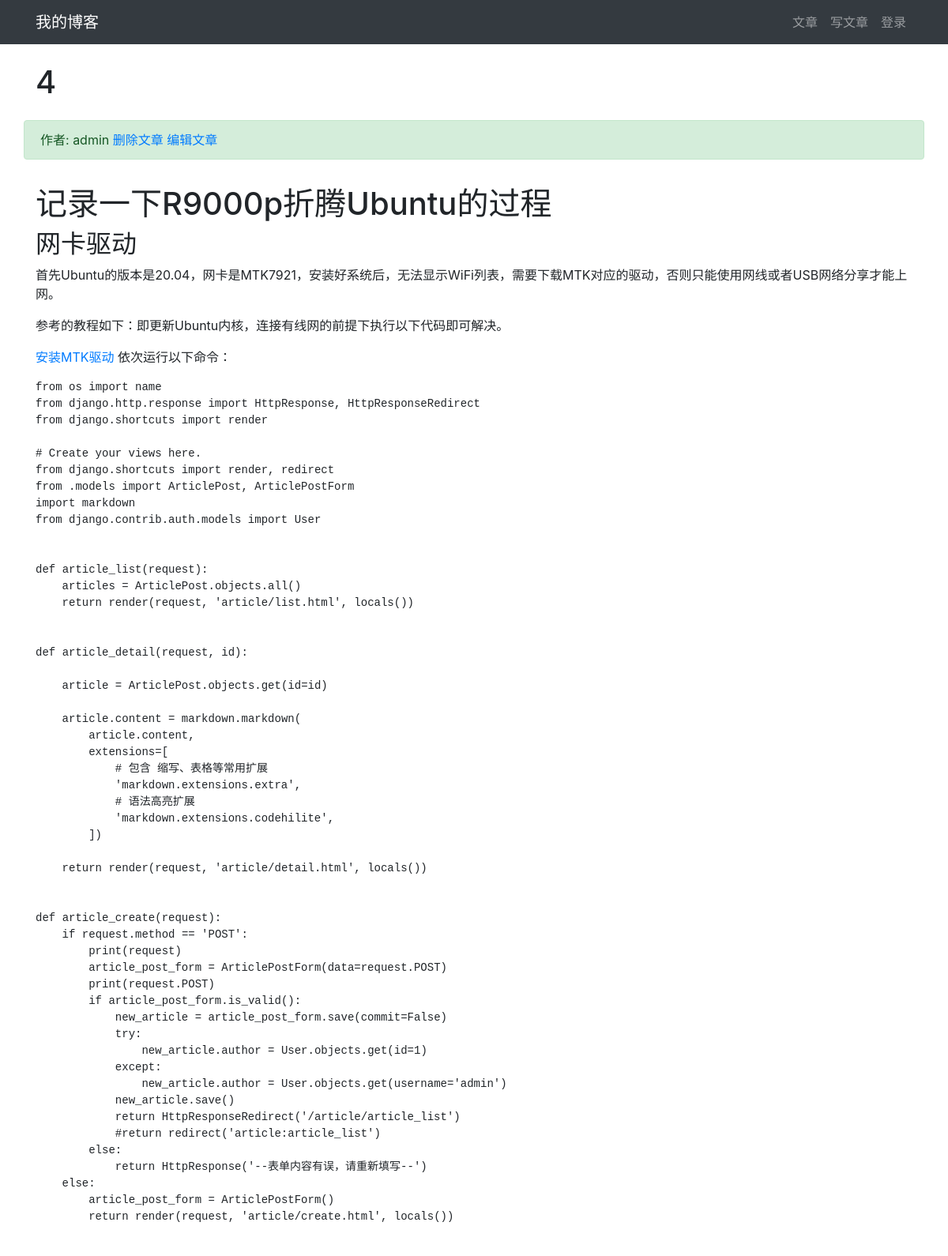
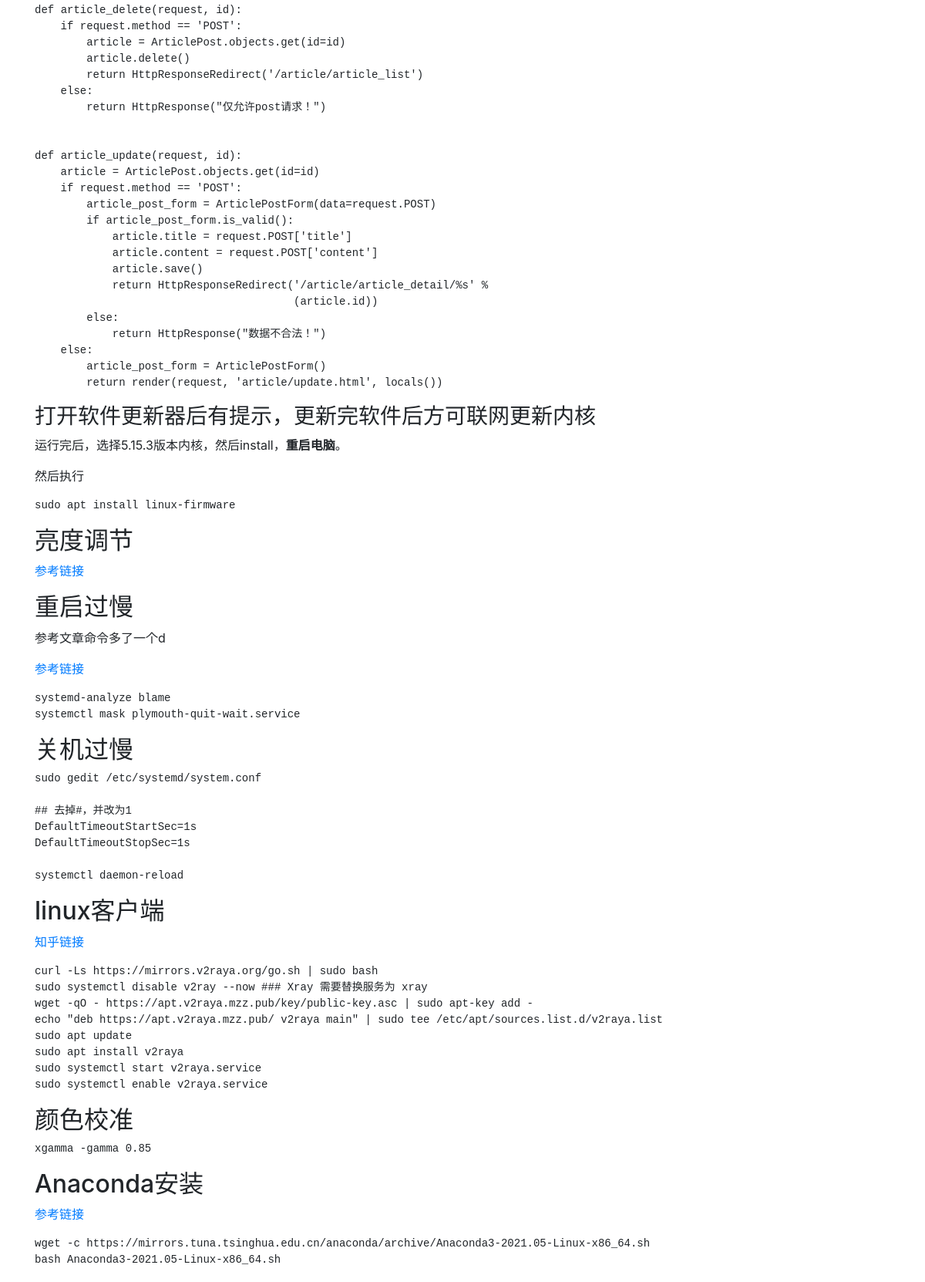
The app's page /article/article_detail/5 (upper part) with its own data (2 pictures, top to bottom).
### article/models.py (models this page shows, shortened)
class ArticlePost(models.Model):
    author = models.ForeignKey(User, on_delete=models.CASCADE)
    title = models.CharField(max_length=100)
    content = models.TextField()
    create_time = models.DateTimeField(default=timezone.now)
    update_time = models.DateTimeField(auto_now=True)
    class Meta:
        ordering = ('-create_time', )
        db_table = 'articlepost'
        verbose_name = "评论"
        verbose_name_plural = verbose_name

### article/views.py (the view)
# urls.py: path('article_detail/<int:id>', views.article_detail, name='article_detail'),
def article_detail(request, id):
    article = ArticlePost.objects.get(id=id)
    article.content = markdown.markdown(
        article.content,
        extensions=[
            'markdown.extensions.extra',
            'markdown.extensions.codehilite',
        ])
    return render(request, 'article/detail.html', locals())

### templates/article/detail.html (shortened to what this page needs)
{% extends "base.html" %}
{% load static %}
{% block content %}
<div class="container">
    <div class="row">
        <h1 class="col-12 mt-4 mb-4">{{article.title}}</h1>
        <div class="col-12 alert alert-success"> 作者: {{article.author}}
            <a href="#" onclick="confirm_safe_delete()">删除文章</a>
            <a href="{% url 'article:article_update' article.id %}">编辑文章</a>
        </div>
        <div class="col-12">
            <p>{{article.content|safe}}</p>
        </div>
    </div>
</div>
{% endblock content %}

### records on screen
ArticlePost: title "4", author "admin", content "记录一下R9000p折腾Ubuntu的过程 网卡驱动 首先Ubuntu的版本是20.04，网卡是MTK7921，安装好系统后，无法显示WiFi列表，需要下载MTK对应的驱动，否则只能使用网线或者USB网络分享才能上网。 参考的教程如下：即更新Ubuntu内核，连接有线网的前提下执行以下代码即可解决。 安装MTK驱动 依次运行以下命令： from os import name from django.http.response import HttpResponse , HttpResponseRedirect from django.shortcuts import render # Create your views here. from django.shortcuts import render , redirect from .models import ArticlePost , ArticlePostForm import markdown from django.contrib.auth.models import User def article_list ( request ): articles = ArticlePost . objects . all () return render ( request , 'article/list.html' , locals ()) def article_detail ( request , id ): article = ArticlePost . objects . get ( id = id )…"
